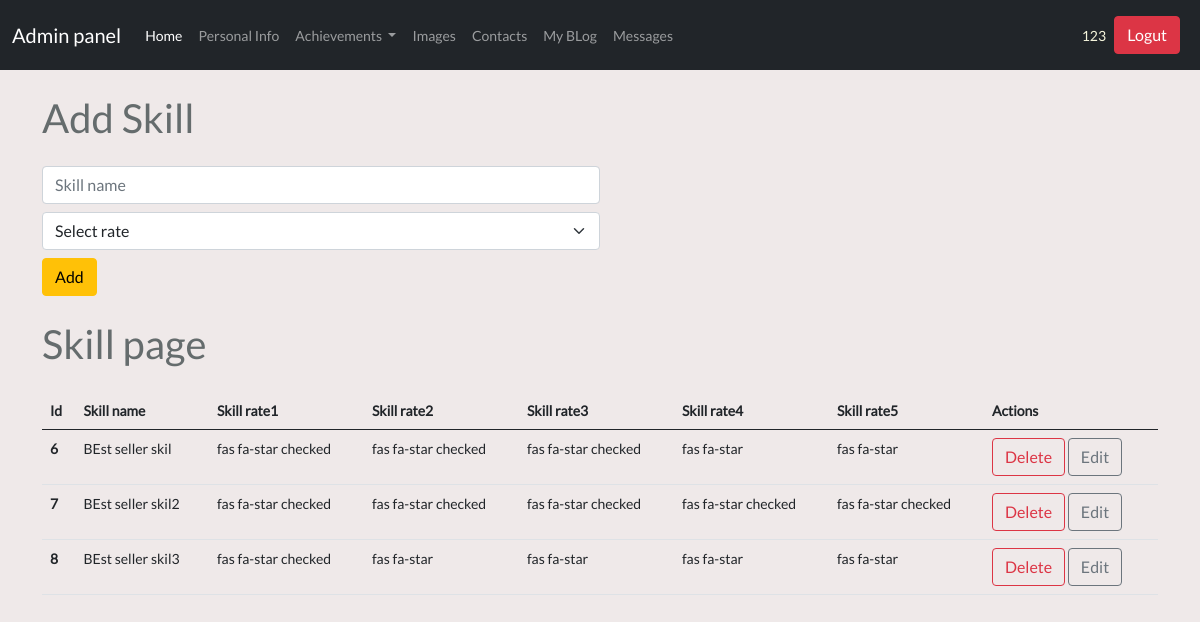
The app's page /admin/skill (signed in) with its own data.
### tables this page shows
CREATE TABLE user (
	id INTEGER NOT NULL, 
	username VARCHAR(20), 
	email VARCHAR(50), 
	password VARCHAR(80), 
	PRIMARY KEY (id), 
	UNIQUE (username), 
	UNIQUE (email)
);

CREATE TABLE skill (
	id INTEGER NOT NULL, 
	skill_name VARCHAR(50), 
	skill_rate1 VARCHAR(50), 
	skill_rate2 VARCHAR(50), 
	skill_rate3 VARCHAR(50), 
	skill_rate4 VARCHAR(50), 
	skill_rate5 VARCHAR(50), 
	PRIMARY KEY (id)
);

### controllers/admin/skill.py (the view, shortened to what this page needs)
@app.route('/admin/skill',methods=['GET','POST'])
@login_required
def admin_skill_index():
    from run import db
    from models import Skill
    skills=Skill.query.all()
    return render_template('admin/skill.html',skills=skills)

### controllers/admin/main.py (called while the page is built)
@app.before_request
def before_request():
    g.user = current_user

### run.py (called while the page is built)
@login_manager.user_loader
def load_user(user_id):
    from models import User
    return User.query.get(user_id)

### templates/admin/skill.html (shortened to what this page needs)
{% extends "admin/dashboard.html" %} {% block content %}
<div class="container">
  <h1 class="adminpage ml-4 mt-4">Add Skill</h1>
  <form action="/admin/skill" method="POST" class="w-50 ml-4 mt-4">
    <input
      type="text"
      name="skill_name"
      class="form-control my-2"
      placeholder="Skill name"
    />
    <select
      name="skill-select"
      class="form-select"
      aria-label="Default select example"
    >
      <option selected disabled>Select rate</option>
    </select>
    <input type="submit" class="btn btn-warning my-2" value="Add" />
  </form>
  <h1 class="adminpage ml-4 mt-3">Skill page</h1>
  <table class="table table-hover mt-4 ml-4">
    <thead>
      <tr>
        <th scope="col">Id</th>
        <th scope="col">Skill name</th>
        <th scope="col">Skill rate1</th>
        <th scope="col">Skill rate2</th>
        <th scope="col">Skill rate3</th>
        <th scope="col">Skill rate4</th>
        <th scope="col">Skill rate5</th>
        <th scope="col">Actions</th>
      </tr>
    </thead>
    <tbody>
      {% for skill in skills %}
      <tr>
        <th scope="row">{{skill.id}}</th>
        <td>{{skill.skill_name}}</td>
        <td>{{skill.skill_rate1}}</td>
        <td>{{skill.skill_rate2}}</td>
        <td>{{skill.skill_rate3}}</td>
        <td>{{skill.skill_rate4}}</td>
        <td>{{skill.skill_rate5}}</td>
        <td>
          <a href="/deleteskill/{{skill.id}}" class="btn btn-outline-danger"
            >Delete</a
          >
          <a href="/updateskill/{{skill.id}}" class="btn btn-outline-secondary"
            >Edit</a
          >
        </td>
      </tr>
      {% endfor %}
    </tbody>
  </table>
</div>
{% endblock %}

### templates/admin/dashboard.html (shortened to what this page needs)
<!DOCTYPE html>
<html lang="en">
  <head>
    <link
      href="{{ url_for('static', filename='bootstrap.min.css') }}"
      rel="stylesheet"
    />
    <link rel="stylesheet" href="/static/admin/css/style.css" />
  </head>
  <body>
    <nav class="navbar navbar-expand-lg navbar-dark bg-dark">
      <div class="container-fluid">
        {% if '/admin/dashboard' in request.path %}
        <span class="navbar-brand">Admin panel</span>
        {% else %}
        <a class="navbar-brand" href="/admin/dashboard">Admin panel</a>
        {% endif %}
        <div class="collapse navbar-collapse" id="navbarText">
          <ul class="navbar-nav me-auto mb-2 mb-lg-0">
            <li class="nav-item">
              <a class="nav-link active" aria-current="page" href="/admin/home"
                >Home</a
              >
            </li>
            <li class="nav-item">
              <a class="nav-link" href="/admin/persinfo">Personal Info</a>
            </li>
            <li class="nav-item dropdown">
              <a
                class="nav-link dropdown-toggle"
                href="#"
                id="navbarScrollingDropdown"
                role="button"
                data-bs-toggle="dropdown"
                aria-expanded="false"
              >
                Achievements
              </a>
            </li>
            <li class="nav-item">
              <a class="nav-link" href="/admin/images">Images</a>
            </li>
            <li class="nav-item">
              <a class="nav-link" href="/admin/socialprof">Contacts</a>
            </li>
            <li class="nav-item">
              <a class="nav-link" href="/admin/myblog">My BLog</a>
            </li>
            <li class="nav-item">
              <a class="nav-link" href="/admin/form">Messages</a>
            </li>
          </ul>
          <div class="d-flex align-items-center">
            <div style="color: beige">{{ current_user.username }}</div>
            <button
              class="btn btn-danger m-2"
              onclick="window.location.href = '/logout'"
            >
              Logut
            </button>
          </div>
        </div>
      </div>
    </nav>
    {% block content %} {% endblock %}
  </body>
</html>

### static/app/css/style.css (style rules this page uses)
body { font-family: Lato, serif, Calibri, Arial; font-size: 14px; background-color: #efe9e9; color: #656c6d; font-weight: 400; margin: 0; padding: 0; box-sizing: border-box; }

### records on screen
user: username "123"
skill: id "6", skill_name "BEst seller skil", skill_rate1 "fas fa-star checked", skill_rate2 "fas fa-star checked", skill_rate3 "fas fa-star checked", skill_rate4 "fas fa-star", skill_rate5 "fas fa-star"
skill: id "7", skill_name "BEst seller skil2", skill_rate1 "fas fa-star checked", skill_rate2 "fas fa-star checked", skill_rate3 "fas fa-star checked", skill_rate4 "fas fa-star checked", skill_rate5 "fas fa-star checked"
skill: id "8", skill_name "BEst seller skil3", skill_rate1 "fas fa-star checked", skill_rate2 "fas fa-star", skill_rate3 "fas fa-star", skill_rate4 "fas fa-star", skill_rate5 "fas fa-star"
